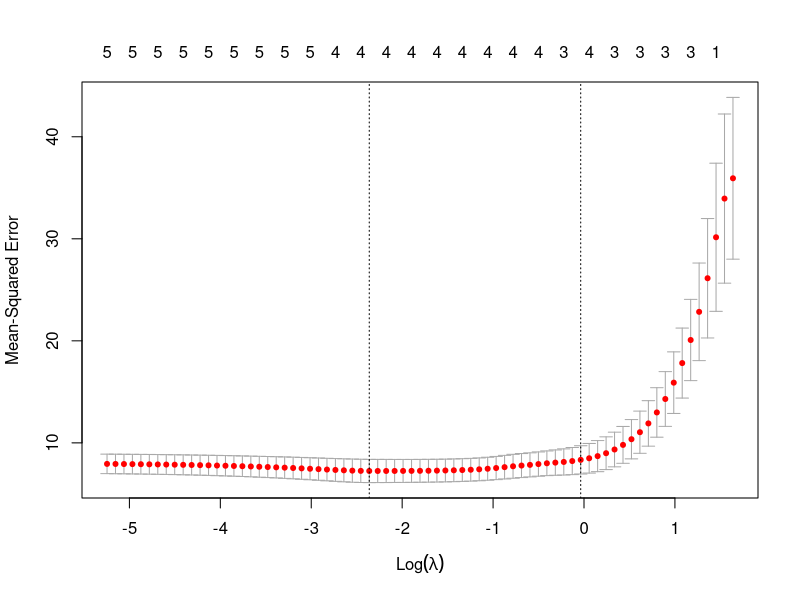

Write the R code that produced this figure.
# Regressão lasso
# Material didático — Estatística e Ciência de Dados — ICTIN/UFLA
# Fonte: James et al. (2021)

if (!requireNamespace("glmnet", quietly = TRUE)) install.packages("glmnet")
library(glmnet)
set.seed(2026)
x <- model.matrix(mpg ~ wt + hp + disp + qsec + drat, mtcars)[, -1]
y <- mtcars$mpg
ajuste <- cv.glmnet(x, y, alpha = 1, nfolds = 5)
print(coef(ajuste, s = "lambda.min"))
plot(ajuste)
